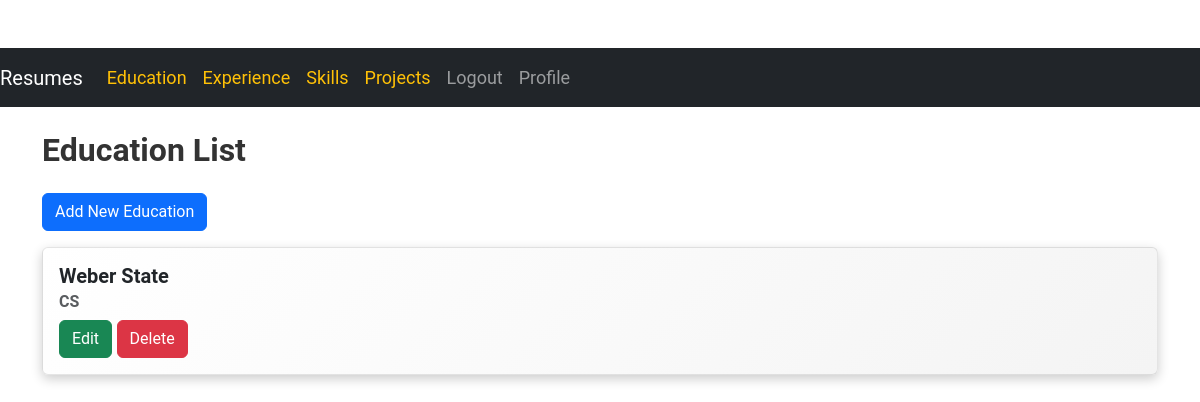
The page /portfolio/education/ (signed in) on the database as committed earlier.
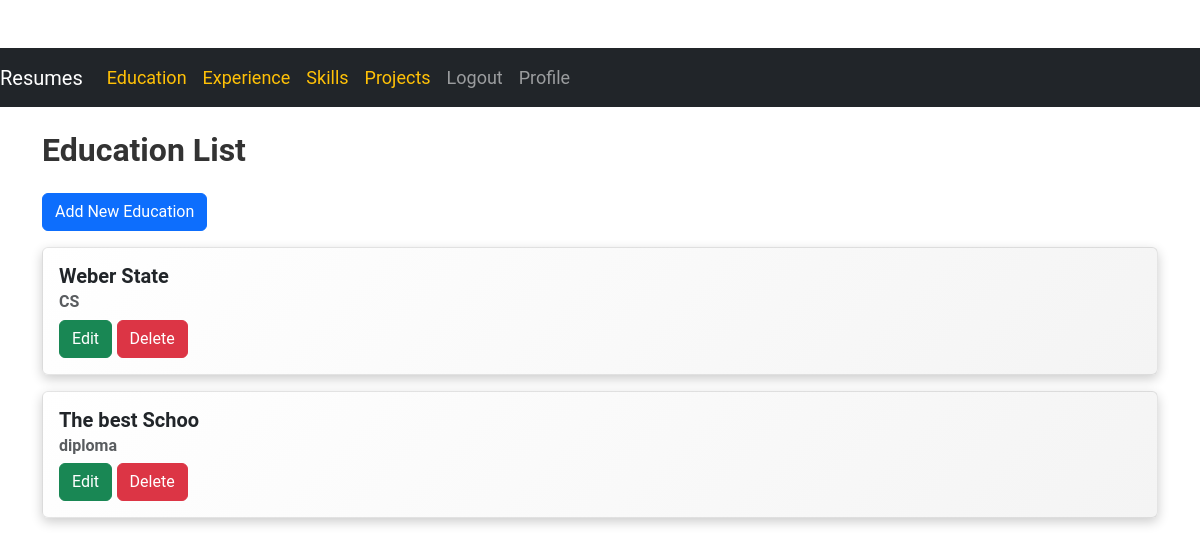
The same page on the database as committed later.
### myapp/models.py (models this page shows, shortened)
class Education(models.Model):
    school_name = models.CharField(max_length=200)
    degree = models.CharField(max_length=200)
    start_date = models.DateField()
    end_date = models.DateField()

### myapp/views.py (the view)
# urls.py: path('education/', education_list, name='education_list'),
@login_required
def education_list(request):
    educations = Education.objects.all()
    return render(request, 'myapp/education_list.html', {'education_list': educations})

### myapp/templates/myapp/education_list.html (shortened to what this page needs)
{% extends 'myapp/base.html' %}
{% block body %}
<div class="container mt-4">
    <h2 class="mb-4">Education List</h2>
    <a href="{% url 'myapp:education_create' %}" class="btn btn-primary mb-3">Add New Education</a>
    {% for education in education_list %}
    <div class="card mb-3">
        <div class="card-body">
            <h5 class="card-title">{{ education.school_name }}</h5>
            <h6 class="card-subtitle mb-2 text-muted">{{ education.degree }}</h6>
            <a href="{% url 'myapp:education_update' education.id %}" class="btn btn-success">Edit</a>
            <a href="{% url 'myapp:education_delete' education.id %}" class="btn btn-danger">Delete</a>
        </div>
    </div>
    {% empty %}
    <p class="text-muted">No education records found.</p>
    {% endfor %}
</div>
{% endblock %}

Rows that differ between the two databases and show on the page:
added Education: school_name "The best Schoo", degree "diploma"
